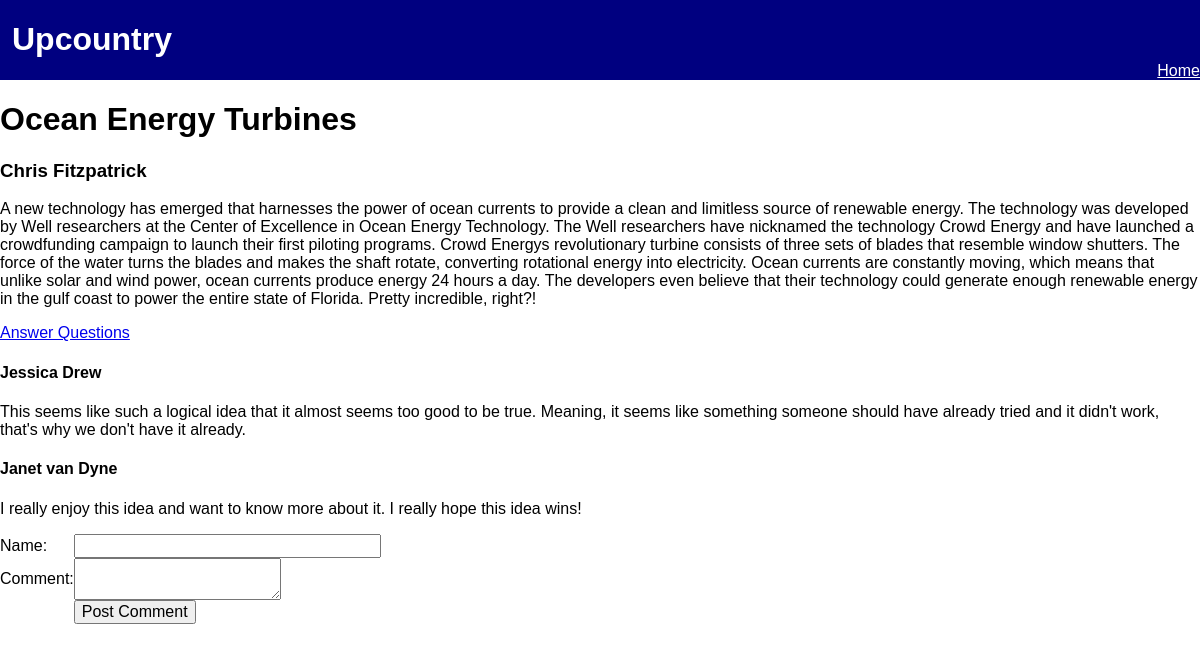
Page /post/ on the committed database.
### app/models.py (models this page shows, shortened)
class Post(db.Model):
    id = db.Column(db.Integer, primary_key=True)
    timestamp = db.Column(db.DateTime, default=datetime.utcnow)
    author = db.Column(db.String(64))
    title = db.Column(db.String(140))
    body = db.Column(db.String(500))
    questions = db.relationship('Question', backref='post', lazy='dynamic')
    comments = db.relationship('Comment', backref='post', lazy='dynamic')

class Comment(db.Model):
    id = db.Column(db.Integer, primary_key=True)
    post_id = db.Column(db.Integer, db.ForeignKey('post.id'))
    timestamp = db.Column(db.DateTime, default=datetime.utcnow)
    author = db.Column(db.String(64))
    body = db.Column(db.String(500))

### app/views.py (the view, shortened to what this page needs)
@app.route('/post/', methods=['GET','POST'])
@app.route('/post/<post_id>', methods=['GET','POST'])
def post(post_id=0):
    form = CommentForm()
    if post_id == 0:
        post = Post.query.order_by(Post.timestamp.desc())
    else:
        post = Post.query.filter_by(id=post_id)
    return render_template('post.html',
                           title=post[0].title,
                           post=post[0],
                           form=form)

### app/forms.py
class CommentForm(Form):
    author = StringField('author', validators=[DataRequired()])
    body = TextAreaField('body', validators=[DataRequired()])

### app/templates/post.html (shortened to what this page needs)
{% extends 'base.html' %}
{% block content %}
  <h1>{{ post.title }}</h1>
  <h3>{{ post.author }}</h3>
  <p>
      {{ post.body }}
  </p>
  {% if not post.questions == None %}
  <a href="{{ url_for('answer', post_id=post_id) }}">Answer Questions</a>
  {% endif %}
  {% for comment in post.comments %}
  <p>
    <h4>{{ comment.author }}</h4>
    <p>
      {{ comment.body }}
    </p>
  </p>
  {% endfor %}
  <p>
    <form action="" method="post" name="comment">
        <table>
            <tr>
              <td>Name:</td>
              <td>{{ form.author(size=30, maxLength=64) }}</td>
            </tr>
            <tr>
              <td>Comment:</td>
              <td>{{ form.body(size=500, maxLength=500) }}</td>
            </tr>
            <tr>
                <td></td>
                <td><input type="submit" value="Post Comment"></td>
            </tr>
        </table>
    </form>
{% endblock %}

### app/static/base.css (style rules this page uses)
*, *:before, *:after { box-sizing: inherit; }
html { box-sizing: border-box; }
body { font: 'Source Sans Pro', 'Helvetica'; min-width: 100%; }

### rows in the picture
Post: title "Ocean Energy Turbines", author "Chris Fitzpatrick", body "A new technology has emerged that harnesses the power of ocean currents to provide a clean and limitless source of renewable energy. The technology was developed by Well researchers at the Center of Excellence in Ocean Energy Technology. The Well researchers have nicknamed the technology Crowd Energy and have launched a crowdfunding campaign to launch their first piloting programs. Crowd Energys revolutionary turbine consists of three sets of blades that resemble window shutters. The force of the water turns the blades and makes the shaft rotate, converting rotational energy into electricity. Ocean currents are constantly moving, which means that unlike solar and wind power, ocean currents…"
Comment: author "Jessica Drew", body "This seems like such a logical idea that it almost seems too good to be true. Meaning, it seems like something someone should have already tried and it didn't work, that's why we don't have it already."
Comment: author "Janet van Dyne", body "I really enjoy this idea and want to know more about it. I really hope this idea wins!"
